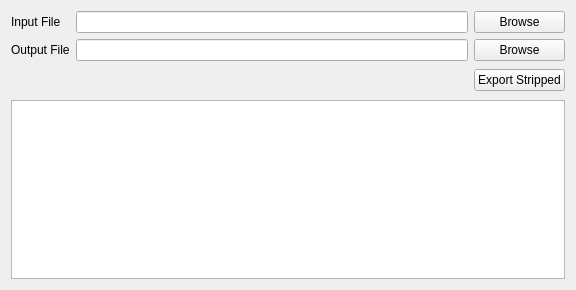
<?xml version="1.0" encoding="UTF-8"?>
<ui version="4.0">
 <class>MainWindow</class>
 <widget class="QMainWindow" name="MainWindow">
  <property name="geometry">
   <rect>
    <x>0</x>
    <y>0</y>
    <width>576</width>
    <height>290</height>
   </rect>
  </property>
  <property name="windowTitle">
   <string>Vita License Editor</string>
  </property>
  <widget class="QWidget" name="centralWidget">
   <layout class="QGridLayout" name="gridLayout">
    <item row="1" column="0">
     <widget class="QLabel" name="lbl_out_dir">
      <property name="text">
       <string>Output File</string>
      </property>
     </widget>
    </item>
    <item row="0" column="0">
     <widget class="QLabel" name="lbl_psv_dir">
      <property name="text">
       <string>Input File</string>
      </property>
     </widget>
    </item>
    <item row="0" column="2">
     <widget class="QPushButton" name="btn_psv_dir">
      <property name="text">
       <string>Browse</string>
      </property>
     </widget>
    </item>
    <item row="2" column="1">
     <spacer name="verticalSpacer">
      <property name="orientation">
       <enum>Qt::Vertical</enum>
      </property>
      <property name="sizeHint" stdset="0">
       <size>
        <width>20</width>
        <height>40</height>
       </size>
      </property>
     </spacer>
    </item>
    <item row="0" column="1">
     <widget class="QLineEdit" name="lne_psv_dir">
      <property name="text">
       <string/>
      </property>
     </widget>
    </item>
    <item row="1" column="1">
     <widget class="QLineEdit" name="lne_out_dir">
      <property name="text">
       <string/>
      </property>
     </widget>
    </item>
    <item row="1" column="2">
     <widget class="QPushButton" name="btn_out_dir">
      <property name="text">
       <string>Browse</string>
      </property>
     </widget>
    </item>
    <item row="2" column="2">
     <widget class="QPushButton" name="btn_exp_strip">
      <property name="text">
       <string>Export Stripped</string>
      </property>
     </widget>
    </item>
    <item row="3" column="0" colspan="3">
     <widget class="QPlainTextEdit" name="status"/>
    </item>
   </layout>
  </widget>
 </widget>
 <layoutdefault spacing="6" margin="11"/>
 <resources/>
 <connections/>
</ui>
